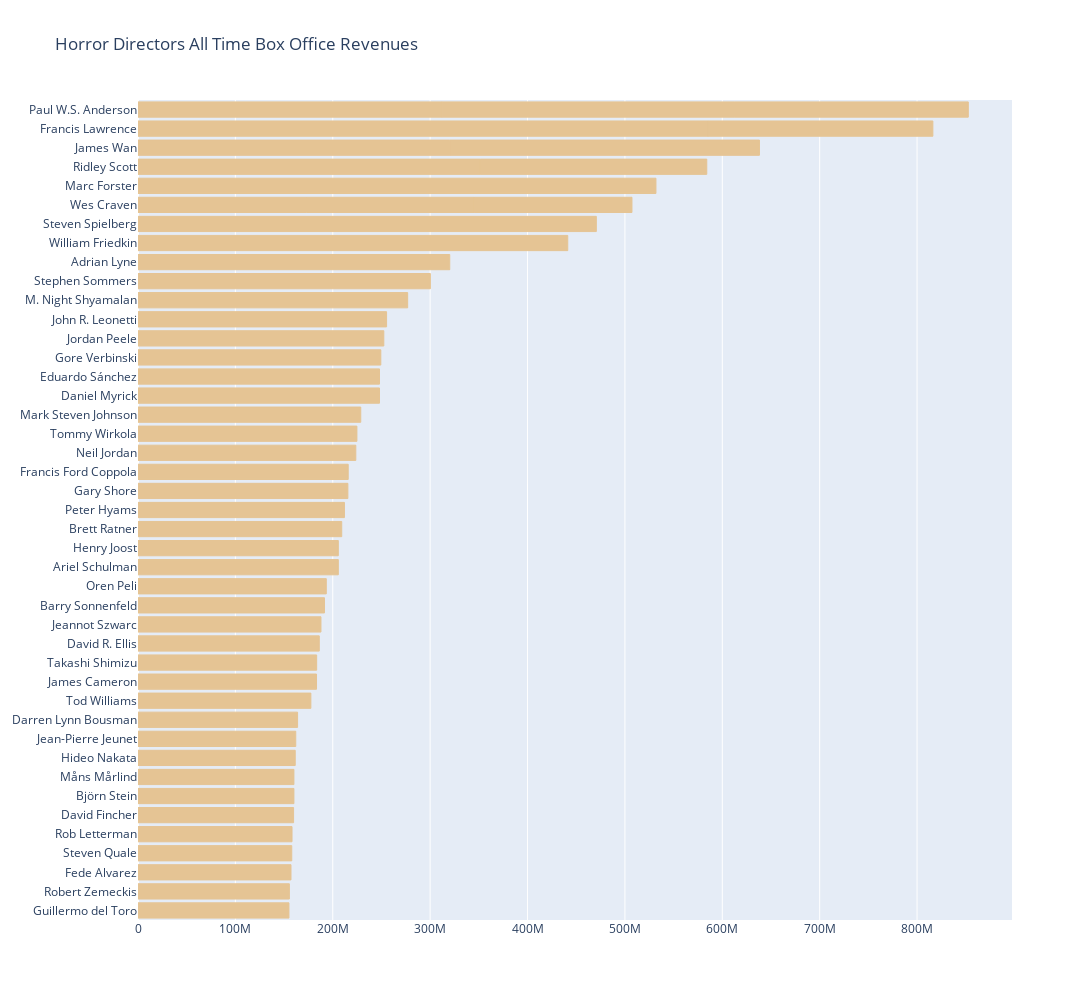

The notebook cell this image was saved under:
### Code cell
### import plotly.express as px
import plotly.graph_objects as go

sns.set_theme(style="whitegrid")

# Initialize the matplotlib figure
#fig = plt.subplots(figsize=(12, 8))

# Load horror location data
top_horror_directors = horror_directors.groupby(['name','revenue']).size().reset_index(name='counts').sort_values(by = "counts", ascending = False)
top_horror_directors = top_horror_directors[['name','revenue','counts']].sort_values(by = 'revenue', ascending = False).head(50)
director = top_horror_directors['name']
revenue = top_horror_directors['revenue']

fig = go.Figure()

fig.add_trace(go.Bar(
    y = director,
    x = revenue,
    name = 'Director',
    orientation='h',
    marker=dict(
        color='rgb(229, 196, 148)',
        line=dict(color='rgb(229, 196, 148)', width=1)
    )
)) 

fig.update_layout(
    title = "Horror Directors All Time Box Office Revenues",
    autosize=False,
    width=1300,
    height=1000,
    yaxis=dict(
        titlefont=dict(size=30),
    )
)

# Change the bar mode
fig.update_yaxes(
    type="category",
    categoryorder="sum ascending")
fig.update_yaxes(automargin=True)
fig.show()

### Figure 1 — Plotly figure (JSON) as saved in the notebook; plotly's stock layout.template omitted (floating-point values rounded to 4 significant figures)
{"data": [{"marker": {"color": "rgb(229, 196, 148)", "line": {"color": "rgb(229, 196, 148)", "width": 1}}, "name": "Director", "orientation": "h", "type": "bar", "x": [585349010, 531865000, 470654000, 441306145, 351692268, 320170008, 320145693, 318000141, 312242626, 300257475, 300228084, 276921998, 255273813, 252434250, 249348933, 248000000, 248000000, 240159255, 232380243, 230884728, 228738393, 224803475, 223664608, 215862692, 215529201, 211989043, 209196298, 205703818, 205703818, 193355800, 191502426, 187884007, 186167139, 183474602, 183316455, 177512032, 173046663, 172363301, 163876815, 162000000, 161834276, 161451538, 160112671, 160112671, 159773545, 158162788, 157887643, 157100845, 155464351, 155010032], "y": ["Francis Lawrence", "Marc Forster", "Steven Spielberg", "William Friedkin", "Ridley Scott", "James Wan", "Adrian Lyne", "James Wan", "Paul W.S. Anderson", "Stephen Sommers", "Paul W.S. Anderson", "M. Night Shyamalan", "John R. Leonetti", "Jordan Peele", "Gore Verbinski", "Daniel Myrick", "Eduardo Sánchez", "Paul W.S. Anderson", "Ridley Scott", "Francis Lawrence", "Mark Steven Johnson", "Tommy Wirkola", "Neil Jordan", "Francis Ford Coppola", "Gary Shore", "Peter Hyams", "Brett Ratner", "Ariel Schulman", "Henry Joost", "Oren Peli", "Barry Sonnenfeld", "Jeannot Szwarc", "David R. Ellis", "Takashi Shimizu", "James Cameron", "Tod Williams", "Wes Craven", "Wes Craven", "Darren Lynn Bousman", "Jean-Pierre Jeunet", "Wes Craven", "Hideo Nakata", "Björn Stein", "Måns Mårlind", "David Fincher", "Rob Letterman", "Steven Quale", "Fede Alvarez", "Robert Zemeckis", "Guillermo del Toro"]}], "layout": {"autosize": false, "height": 1000, "title": {"text": "Horror Directors All Time Box Office Revenues"}, "width": 1300, "xaxis": {"autorange": true, "range": [0, 897500000.0], "type": "linear"}, "yaxis": {"automargin": true, "autorange": true, "categoryorder": "sum ascending", "range": [-0.5, 42.5], "title": {"font": {"size": 30}}, "type": "category"}}}
